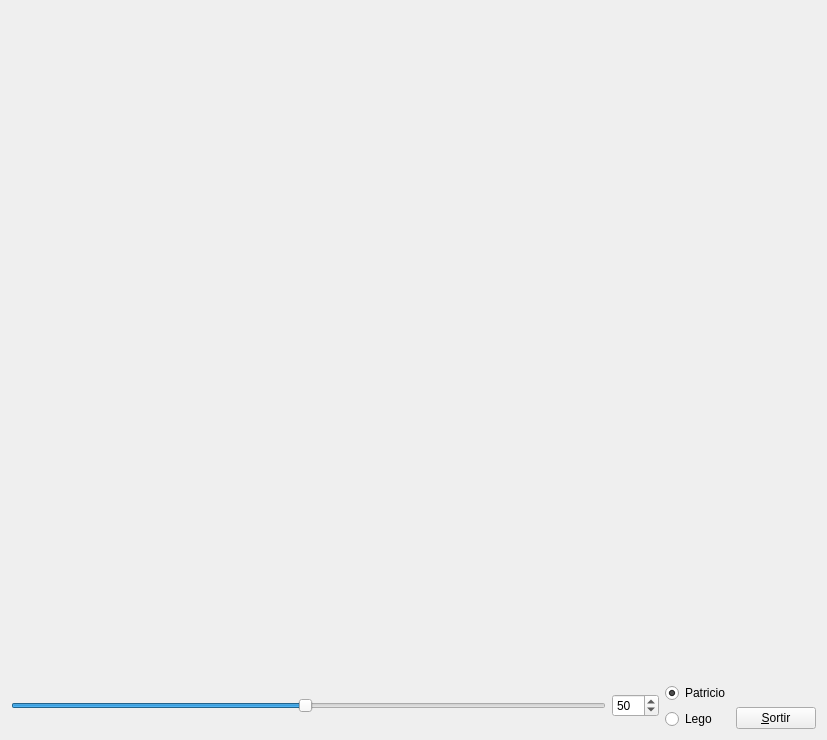
<?xml version="1.0" encoding="UTF-8"?>
<ui version="4.0">
 <class>MyForm</class>
 <widget class="QWidget" name="MyForm">
  <property name="geometry">
   <rect>
    <x>0</x>
    <y>0</y>
    <width>827</width>
    <height>740</height>
   </rect>
  </property>
  <property name="windowTitle">
   <string>IDI-Lab</string>
  </property>
  <layout class="QGridLayout" name="gridLayout">
   <item row="0" column="0">
    <layout class="QHBoxLayout" name="horizontalLayout_3">
     <item>
      <layout class="QVBoxLayout" name="verticalLayout_3">
       <item>
        <widget class="MyGLWidget" name="widget" native="true">
         <property name="sizePolicy">
          <sizepolicy hsizetype="Expanding" vsizetype="Expanding">
           <horstretch>0</horstretch>
           <verstretch>0</verstretch>
          </sizepolicy>
         </property>
         <property name="minimumSize">
          <size>
           <width>50</width>
           <height>50</height>
          </size>
         </property>
        </widget>
       </item>
       <item>
        <layout class="QHBoxLayout" name="horizontalLayout_2">
         <item>
          <layout class="QHBoxLayout" name="horizontalLayout">
           <item>
            <widget class="QSlider" name="horizontalSlider">
             <property name="minimum">
              <number>1</number>
             </property>
             <property name="maximum">
              <number>100</number>
             </property>
             <property name="value">
              <number>50</number>
             </property>
             <property name="orientation">
              <enum>Qt::Horizontal</enum>
             </property>
            </widget>
           </item>
           <item>
            <widget class="QSpinBox" name="spinBox">
             <property name="minimum">
              <number>1</number>
             </property>
             <property name="maximum">
              <number>100</number>
             </property>
             <property name="singleStep">
              <number>5</number>
             </property>
             <property name="value">
              <number>50</number>
             </property>
            </widget>
           </item>
          </layout>
         </item>
         <item>
          <layout class="QVBoxLayout" name="verticalLayout_2">
           <item>
            <widget class="QRadioButton" name="radioButton">
             <property name="text">
              <string>Patricio</string>
             </property>
             <property name="checked">
              <bool>true</bool>
             </property>
             <attribute name="buttonGroup">
              <string notr="true">buttonGroup</string>
             </attribute>
            </widget>
           </item>
           <item>
            <widget class="QRadioButton" name="radioButton_2">
             <property name="text">
              <string>Lego</string>
             </property>
             <attribute name="buttonGroup">
              <string notr="true">buttonGroup</string>
             </attribute>
            </widget>
           </item>
          </layout>
         </item>
        </layout>
       </item>
      </layout>
     </item>
     <item>
      <layout class="QVBoxLayout" name="verticalLayout">
       <item>
        <spacer name="verticalSpacer">
         <property name="orientation">
          <enum>Qt::Vertical</enum>
         </property>
         <property name="sizeHint" stdset="0">
          <size>
           <width>20</width>
           <height>40</height>
          </size>
         </property>
        </spacer>
       </item>
       <item>
        <widget class="QPushButton" name="pushButton">
         <property name="sizePolicy">
          <sizepolicy hsizetype="Fixed" vsizetype="Fixed">
           <horstretch>0</horstretch>
           <verstretch>0</verstretch>
          </sizepolicy>
         </property>
         <property name="text">
          <string>&amp;Sortir</string>
         </property>
        </widget>
       </item>
      </layout>
     </item>
    </layout>
   </item>
  </layout>
 </widget>
 <customwidgets>
  <customwidget>
   <class>MyGLWidget</class>
   <extends>QWidget</extends>
   <header>MyGLWidget.h</header>
   <container>1</container>
   <slots>
    <signal>zoomChanged(int)</signal>
    <slot>changeZoom(int)</slot>
    <slot>canviaModel(bool)</slot>
   </slots>
  </customwidget>
 </customwidgets>
 <resources/>
 <connections>
  <connection>
   <sender>pushButton</sender>
   <signal>clicked()</signal>
   <receiver>MyForm</receiver>
   <slot>close()</slot>
   <hints>
    <hint type="sourcelabel">
     <x>808</x>
     <y>721</y>
    </hint>
    <hint type="destinationlabel">
     <x>818</x>
     <y>529</y>
    </hint>
   </hints>
  </connection>
  <connection>
   <sender>horizontalSlider</sender>
   <signal>valueChanged(int)</signal>
   <receiver>spinBox</receiver>
   <slot>setValue(int)</slot>
   <hints>
    <hint type="sourcelabel">
     <x>106</x>
     <y>704</y>
    </hint>
    <hint type="destinationlabel">
     <x>630</x>
     <y>704</y>
    </hint>
   </hints>
  </connection>
  <connection>
   <sender>spinBox</sender>
   <signal>valueChanged(int)</signal>
   <receiver>horizontalSlider</receiver>
   <slot>setValue(int)</slot>
   <hints>
    <hint type="sourcelabel">
     <x>608</x>
     <y>685</y>
    </hint>
    <hint type="destinationlabel">
     <x>124</x>
     <y>704</y>
    </hint>
   </hints>
  </connection>
  <connection>
   <sender>horizontalSlider</sender>
   <signal>valueChanged(int)</signal>
   <receiver>widget</receiver>
   <slot>changeZoom(int)</slot>
   <hints>
    <hint type="sourcelabel">
     <x>28</x>
     <y>699</y>
    </hint>
    <hint type="destinationlabel">
     <x>57</x>
     <y>581</y>
    </hint>
   </hints>
  </connection>
  <connection>
   <sender>widget</sender>
   <signal>zoomChanged(int)</signal>
   <receiver>horizontalSlider</receiver>
   <slot>setValue(int)</slot>
   <hints>
    <hint type="sourcelabel">
     <x>133</x>
     <y>593</y>
    </hint>
    <hint type="destinationlabel">
     <x>40</x>
     <y>703</y>
    </hint>
   </hints>
  </connection>
  <connection>
   <sender>radioButton</sender>
   <signal>toggled(bool)</signal>
   <receiver>widget</receiver>
   <slot>canviaModel(bool)</slot>
   <hints>
    <hint type="sourcelabel">
     <x>722</x>
     <y>679</y>
    </hint>
    <hint type="destinationlabel">
     <x>700</x>
     <y>553</y>
    </hint>
   </hints>
  </connection>
 </connections>
 <buttongroups>
  <buttongroup name="buttonGroup"/>
 </buttongroups>
</ui>
